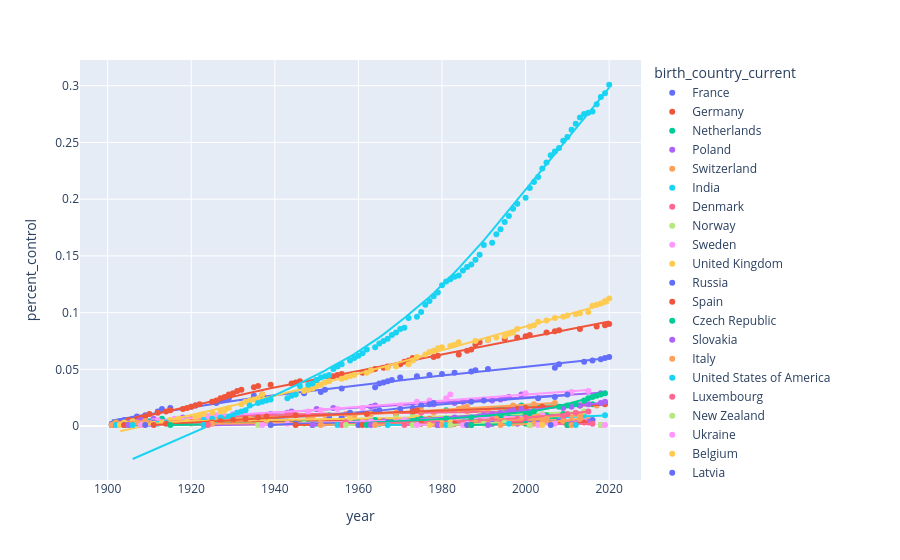

Source (notebook cell):
### Markdown cell above
### Number of Prizes Won by Each Country Over Time

* When did the United States eclipse every other country in terms of the number of prizes won? 
* Which country or countries were leading previously?
* Calculate the cumulative number of prizes won by each country in every year. Again, use the `birth_country_current` of the winner to calculate this. 
* Create a [plotly line chart](https://plotly.com/python/line-charts/) where each country is a coloured line.

### Code cell
"""When did the United States eclipse every other country in terms of the number of prizes won?"""
prizes_over_time = df_data.groupby(by=['year', 'birth_country_current']).agg({'prize':pd.Series.count})
prizes_over_time = prizes_over_time.rename(mapper={'prize':'prizes_this_year'}, axis=1)
prizes_over_time = prizes_over_time.reset_index()
# print(prizes_over_time)
total = df_data.groupby(by=['birth_country_current']).aggregate({'prize':pd.Series.count})
total = total.rename(mapper={'prize':'total_prizes_all_time'}, axis=1)

# print(total)

total_prizes = prizes_over_time.sum()
total_prizes = total_prizes.prizes_this_year

prizes_over_time = prizes_over_time.merge(total['total_prizes_all_time'], on='birth_country_current')

prizes_over_time['cumulative_sum'] = prizes_over_time.groupby(by='birth_country_current')['prizes_this_year'].cumsum()
prizes_over_time['percent_control'] = prizes_over_time['cumulative_sum'] / total_prizes
# prizes_over_time.sort_values('percent_control', ascending=False).tail()
prizes_over_time.sort_values(['percent_control', 'year'], ascending=False).head(60)




# prizes_over_time['remaining'] = (prizes_over_time['total_prizes_all_time'] - prizes_over_time['prizes_this_year'])
# prizes_over_time

px.scatter(prizes_over_time,x='year', y='percent_control', color='birth_country_current', trendline='lowess')

print('1955')
